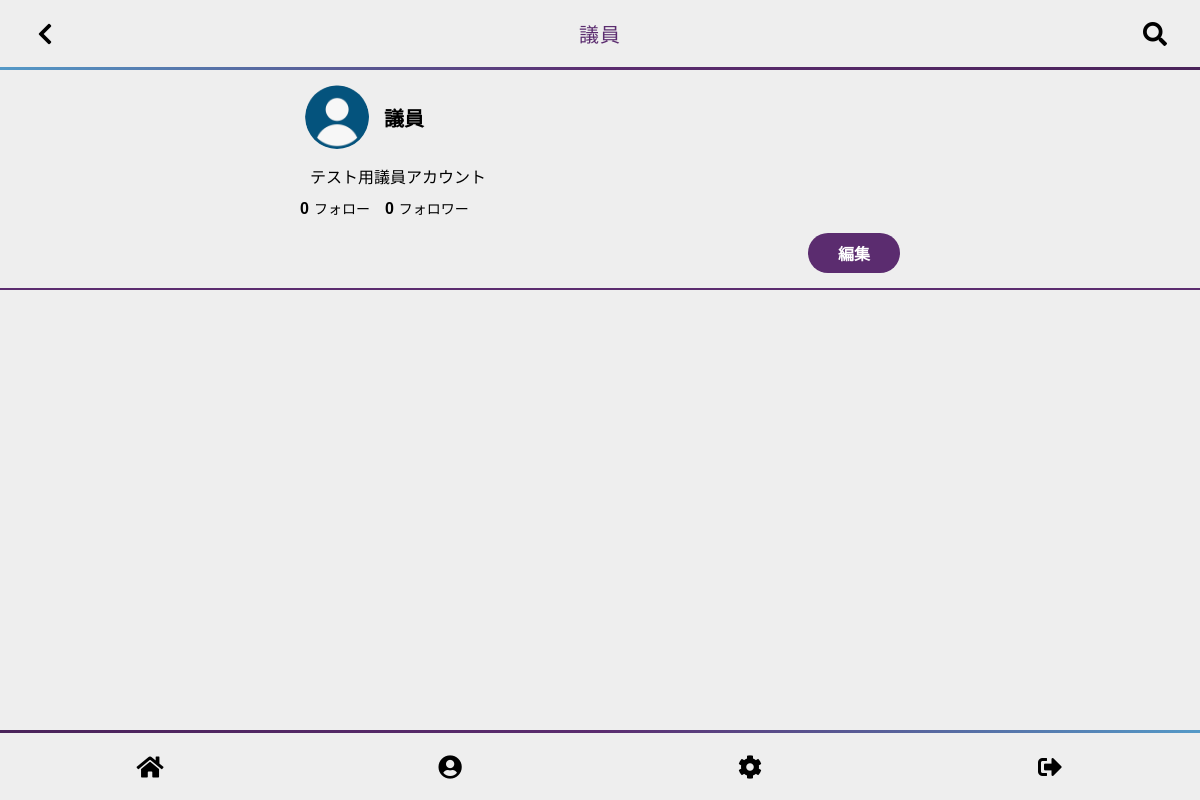
/profile/?id=17 (signed in), run on an earlier commit of the app's database.
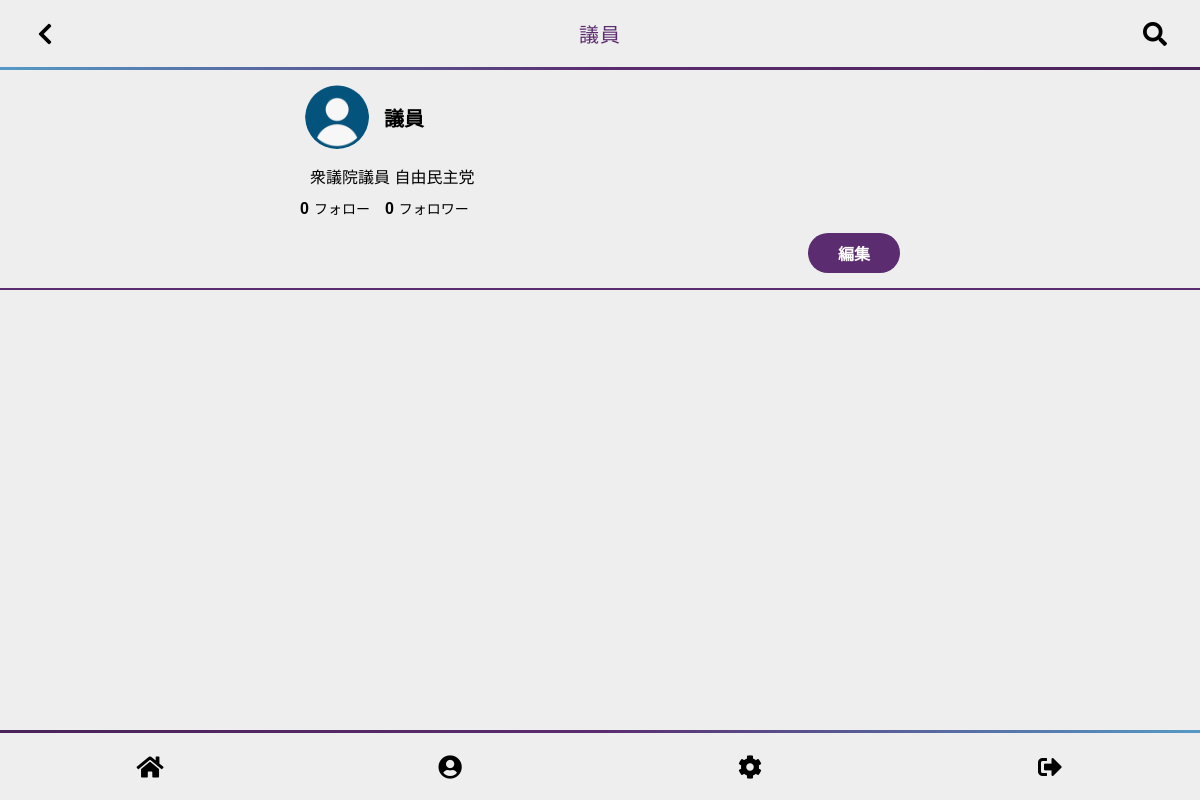
And on a later commit of the database.
### tables this page shows
CREATE TABLE "members" (
	"id"	INTEGER,
	"name"	VARCHAR(255),
	"email"	VARCHAR(255),
	"password"	VARCHAR(255),
	"image"	TEXT,
	"bio"	TEXT,
	"created"	DATETIME,
	"modified"	TIMESTAMP,
	PRIMARY KEY("id" AUTOINCREMENT)
);

### func.php (called while the page is built, shortened)
<?php
function h($string)
{
  if (!empty($string)) {
    return htmlspecialchars($string, ENT_QUOTES, 'UTF-8', true);
  }
}
class Template
{
  function setValue_tpl_header($heading)
  {
    $this->heading = $heading;
  }
  function show($tplType)
  {
    $v = $this;
    switch ($tplType) {
      case TPL_HEADER_BAR:
        $tplfile = 'header_bar.tpl.php';
        break;
      case TPL_FOOTER_BAR:
        $tplfile = 'footer_bar.tpl.php';
        break;
    }
    include($_SERVER['DOCUMENT_ROOT'] . "/tpl/{$tplfile}");
  }
}

### profile/index.php (the view, shortened to what this page needs)
<?php
require($_SERVER['DOCUMENT_ROOT'] . '/func.php');
$db = dbConnect();
$tpl = new Template();
?>
<!DOCTYPE html>
<html lang="ja">
<head>
  <link href="https://use.fontawesome.com/releases/v5.14.0/css/all.css" rel="stylesheet">
  <link rel="stylesheet" href="/css/general.css">
</head>
<body>
  <?php
  $sql = 'SELECT * FROM members WHERE id = :id';
  $profile = $db->prepare($sql);
  $profile->bindValue(':id', $_REQUEST['id']);
  $profile->execute();
  foreach ($profile as $m) {
    $member = $m;
  }
  $tpl->setValue_tpl_header($member['name']);
  $tpl->show(TPL_HEADER_BAR);
  ?>
  <main class="main" id="main">
    <div class="profile">
      <div class="profile_content">
        <div class="profile_heading">
          <div class="profile_image">
            <img src="<?php echo $member['image']; ?>" alt="<?php echo $member['name']; ?>">
          </div>
          <div class="profile_name">
            <div class="profile_name_text">
              <?php echo $member['name']; ?>
            </div>
          </div>
        </div>
        <div class="profile_exp">
          <?php echo nl2br(h($member['bio'])); ?>
        </div>
        <div class="profile_follow_group">
          <div class="profile_follow_list">
            <?php
            $sql = 'SELECT COUNT(*) AS follow_cnt FROM follow WHERE member_id = :member_id';
            $stmt = $db->prepare($sql);
            $stmt->bindValue(':member_id', $member['id']);
            $stmt->execute();
            $follow = $stmt->fetchColumn();
            ?>
            <span class="follow_num"><?php echo $follow; ?></span>フォロー
          </div>
          <div class="profile_follow_list">
            <?php
            $sql = 'SELECT COUNT(*) AS follow_cnt FROM follow WHERE follow_id = :follow_id';
            $stmt = $db->prepare($sql);
            $stmt->bindValue(':follow_id', $member['id']);
            $stmt->execute();
            $follower = $stmt->fetchColumn();
            ?>
            <span class="follow_num"><?php echo $follower; ?></span>フォロワー
          </div>
          <?php
          $sql = 'SELECT COUNT(*) AS follow_cnt FROM follow WHERE member_id = :member_id AND follow_id = :follow_id';
          $stmt = $db->prepare($sql);
          $stmt->bindValue(':member_id', $_SESSION['id']);
          $stmt->bindValue(':follow_id', $member['id']);
          $stmt->execute();
          $follow = $stmt->fetchColumn();
          if ($_REQUEST['id'] != $_SESSION['id']) : ?>
            <?php if ($follow == 0) : ?>
              <div class="follow_btn">
                <form action="/follow/" method="post">
                  <input type="hidden" name="follow_id" value="<?php echo $_REQUEST['id']; ?>">
                  <input type="submit" value="フォロー">
                </form>
              </div>
            <?php else : ?>
              <div class="follow_btn">
                <form action="/follow/" method="post">
                  <input type="hidden" name="follow_id" value="<?php echo $_REQUEST['id']; ?>">
                  <input type="hidden" name="delete_id" value="<?php echo $_REQUEST['id']; ?>">
                  <input type="submit" value="フォロー解除">
                </form>
              </div>
            <?php endif; ?>
          <?php else : ?>
            <div class="follow_btn">
              <form action="/edit/" method="post">
                <input type="submit" value="編集">
              </form>
            </div>
          <?php endif; ?>
        </div>
      </div>
    </div>
  </main>
  <?php
  $tpl->show(TPL_FOOTER_BAR);
  ?>
</body>
</html>

### tpl/header_bar.tpl.php
<header class="header">
  <div class="header_group">
    <?php if (!empty($_SESSION['id'])) : ?>
      <div class="header_list header_menu_left menu_icon">
        <?php if ($_SERVER['REQUEST_URI'] != '/') : ?>
          <a onclick="history.back();"><i class="fas fa-chevron-left"></i></a>
        <?php else : ?>
          <a href="/"><i class="fas fa-pen-nib"></i></a>
        <?php endif; ?>
      </div>
    <?php endif; ?>
    <div class="header_list header_logo">
      <a href="/">
        <?php echo $v->heading; ?>
      </a>
    </div>
    <?php if (!empty($_SESSION['id'])) : ?>
      <div class="header_list header_menu_right menu_icon">
        <i class="fas fa-search"></i>
      </div>
    <?php endif; ?>
  </div>
</header>

### tpl/footer_bar.tpl.php
<footer class="footer">
  <div class="footer_group">
    <div class="footer_list menu_icon">
      <a href="/"><i class="fas fa-home"></i></a>
    </div>
    <div class="footer_list menu_icon">
      <a href="/profile/?id=<?php echo $_SESSION['id']; ?>"><i class="fas fa-user-circle"></i></a>
    </div>
    <div class="footer_list menu_icon">
      <a href="/edit/"><i class="fas fa-cog"></i></a>
    </div>
    <div class="footer_list menu_icon">
      <a href="/logout/"><i class="fas fa-sign-out-alt"></i></a>
    </div>
  </div>
</footer>

### css/general.css (style rules this page uses)
:root { --main-color: #5b2c6f; --sub-color: #ead6f1; --nice-color: #e74c3c; --background-color: #eee; --text-color: #111; --border-color: #888; --header-bar-height: 70px; --footer-bar-height: 70px; }
* { box-sizing: border-box; font-family: sans-serif; }
body { background-color: var(--background-color); margin: 0; }
a { text-decoration: none; color: var(--background-color); }
.header { display: flex; flex-direction: row; align-items: center; justify-content: center; position: fixed; top: 0; left: 0; width: 100%; height: var(--header-bar-height); background-color: var(--background-color); border-bottom: 3px solid var(--main-color); border-image: linear-gradient(to right, #5499c7, var(--main-color), #4a235a); border-image-slice: 1; }
.header * { color: #000; }
.header_group { display: flex; flex-direction: row; align-items: center; justify-content: center; }
.header_list { display: flex; flex-direction: column; align-items: center; justify-content: center; }
.header_menu_left, .header_menu_right { width: var(--header-bar-height); }
.header_logo { width: calc(100vw - var(--header-bar-height) * 2); font-size: 20px; letter-spacing: 1px; }
.header_logo a { width: 70%; color: var(--main-color); text-align: center; text-overflow: ellipsis; overflow: hidden; white-space: nowrap; }
.footer { display: flex; flex-direction: row; align-items: center; justify-content: center; position: fixed; bottom: 0; left: 0; width: 100%; height: var(--footer-bar-height); background-color: var(--background-color); border-top: 3px solid var(--main-color); border-image: linear-gradient(to left, #5499c7, var(--main-color), #4a235a); border-image-slice: 1; }
.footer_group { display: flex; flex-direction: row; align-items: center; justify-content: center; flex-wrap: wrap; width: 100%; }
.footer_list { display: flex; flex-direction: row; align-items: center; justify-content: center; width: 25%; }
.menu_icon { font-size: 24px; width: 50px; height: 50px; border-radius: 100%; cursor: pointer; transition: background-color .3s ease-in-out; }
.menu_icon a { display: flex; flex-direction: row; align-items: center; justify-content: center; color: #000; }
.footer_list.menu_icon { margin: 0 calc((25% - 50px) / 2); }
.main { display: flex; flex-direction: column; width: 100%; height: calc(100vh - var(--header-bar-height) - var(--footer-bar-height)); overflow-y: scroll; margin: var(--footer-bar-height) auto 0; background-color: var(--background-color); }
.profile { display: flex; flex-direction: column; justify-content: center; width: 100%; margin: 0 auto; align-items: top; border-bottom: 2px solid var(--main-color); padding: 10px; }
.profile .profile_content { width: 90%; max-width: 600px; margin: 0 auto; }
.profile .profile_heading { display: flex; flex-direction: row; align-items: center; justify-content: left; margin-bottom: 5px; }
.profile .profile_image { display: flex; width: 64px; height: 64px; margin: 5px; }
.profile .profile_image img { display: flex; border-radius: 100%; width: 100%; height: 100%; object-fit: cover; }
.profile .profile_name { display: flex; margin-left: 10px; font-weight: bold; max-width: 60vw; }
.profile .profile_name .profile_name_text { width: 100%; word-break: break-word; font-size: 20px; }
.profile .profile_exp { width: 100%; padding: 5px 10px 10px; word-break: break-word; }
.profile .profile_follow_group { width: 100%; display: flex; flex-wrap: wrap; flex-direction: row; align-items: center; }
.profile .profile_follow_list { display: flex; justify-content: left; align-items: baseline; margin-right: 15px; font-size: 14px; }
.profile .profile_follow_list span.follow_num { font-size: 16px; margin-right: 5px; font-weight: bold; }
.profile .follow_btn { display: flex; justify-content: right; align-items: center; width: 100%; }
.profile .follow_btn input { display: flex; align-items: center; justify-content: center; height: 40px; border-radius: 20px; padding: 0 30px; outline: none; border: none; background-color: var(--main-color); color: #fff; cursor: pointer; font-weight: bold; transition: opacity .3s ease-in-out; font-size: 16px; margin-top: 15px; margin-bottom: 5px; }

What changed in the data, as far as the page shows it:
changed members "議員": bio "テスト用議員アカウント" → "衆議院議員 自由民主党"
